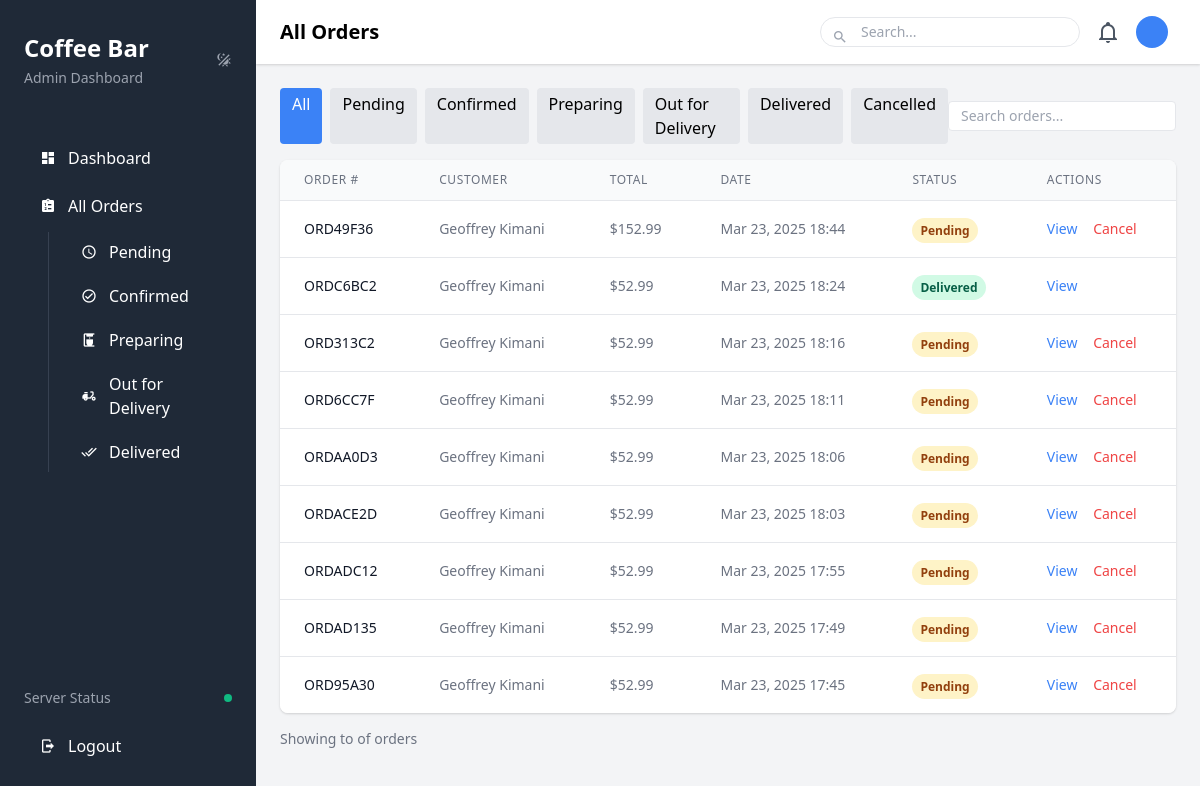
The page /api/restaurant_admin/orders/ (signed in) on the database its author committed.
### order/models.py (models this page shows, shortened)
class Order(models.Model):
    ORDER_STATUS_CHOICES = (
        ('pending', 'Pending'),
        ('confirmed', 'Confirmed'),
        ('preparing', 'Preparing'),
        ('out_for_delivery', 'Out for Delivery'),
        ('delivered', 'Delivered'),
        ('cancelled', 'Cancelled'),
    )
    order_number = models.CharField(max_length=10, unique=True, editable=False)
    customer_name = models.CharField(max_length=255)
    customer_email = models.EmailField()
    customer_phone = models.CharField(max_length=20)
    delivery_address = models.TextField(null=True, blank=True)
    is_delivery = models.BooleanField(default=True)
    status = models.CharField(max_length=20, choices=ORDER_STATUS_CHOICES, default='pending')
    total_amount = models.DecimalField(max_digits=10, decimal_places=2)
    payment_method = models.CharField(max_length=50, default='cash')
    special_instructions = models.TextField(null=True, blank=True)
    created_at = models.DateTimeField(auto_now_add=True)
    updated_at = models.DateTimeField(auto_now=True)
    estimated_delivery = models.DateTimeField(null=True, blank=True)

### order/admin_views.py (the view)
# urls.py: path('restaurant_admin/orders/', order_list, name='order_list'),
@staff_required
def order_list(request, status=None):
    orders = Order.objects.all().order_by('-created_at')
    if status:
        orders = orders.filter(status=status)
        title = f"{status.replace('_', ' ').title()} Orders"
    else:
        title = "All Orders"
    context = {
        'orders': orders,
        'title': title,
        'current_status': status,
    }
    return render(request, 'admin/order_list.html', context)

### order/admin_views.py (called while the page is built)
def staff_required(view_func):
    return user_passes_test(
        lambda u: u.is_active and (u.is_staff or u.groups.filter(name='Restaurant Staff').exists()),
        login_url='/admin/login/'
    )(view_func)

### order/templates/admin/order_list.html (shortened to what this page needs)
{% block header_title %}{{ title }}{% endblock %}
{% block content %}
<div class="mb-4 flex justify-between items-center">
    <div class="flex space-x-2">
        <a href="{% url 'admin_order_list' %}" class="px-3 py-1 rounded {% if not current_status %}bg-blue-500 text-white{% else %}bg-gray-200 hover:bg-gray-300{% endif %}">
            All
        </a>
        <a href="{% url 'admin_order_list_filtered' 'pending' %}" class="px-3 py-1 rounded {% if current_status == 'pending' %}bg-yellow-500 text-white{% else %}bg-gray-200 hover:bg-gray-300{% endif %}">
            Pending
        </a>
        <a href="{% url 'admin_order_list_filtered' 'confirmed' %}" class="px-3 py-1 rounded {% if current_status == 'confirmed' %}bg-blue-500 text-white{% else %}bg-gray-200 hover:bg-gray-300{% endif %}">
            Confirmed
        </a>
        <a href="{% url 'admin_order_list_filtered' 'preparing' %}" class="px-3 py-1 rounded {% if current_status == 'preparing' %}bg-purple-500 text-white{% else %}bg-gray-200 hover:bg-gray-300{% endif %}">
            Preparing
        </a>
        <a href="{% url 'admin_order_list_filtered' 'out_for_delivery' %}" class="px-3 py-1 rounded {% if current_status == 'out_for_delivery' %}bg-indigo-500 text-white{% else %}bg-gray-200 hover:bg-gray-300{% endif %}">
            Out for Delivery
        </a>
        <a href="{% url 'admin_order_list_filtered' 'delivered' %}" class="px-3 py-1 rounded {% if current_status == 'delivered' %}bg-green-500 text-white{% else %}bg-gray-200 hover:bg-gray-300{% endif %}">
            Delivered
        </a>
        <a href="{% url 'admin_order_list_filtered' 'cancelled' %}" class="px-3 py-1 rounded {% if current_status == 'cancelled' %}bg-red-500 text-white{% else %}bg-gray-200 hover:bg-gray-300{% endif %}">
            Cancelled
        </a>
    </div>
    <div class="relative">
        <input type="text" placeholder="Search orders..." class="border rounded py-1 px-3 text-sm">
    </div>
</div>
<div class="bg-white rounded-lg shadow overflow-hidden">
    <table class="min-w-full divide-y divide-gray-200">
        <thead class="bg-gray-50">
            <tr>
                <th class="px-6 py-3 text-left text-xs font-medium text-gray-500 uppercase tracking-wider">Order #</th>
                <th class="px-6 py-3 text-left text-xs font-medium text-gray-500 uppercase tracking-wider">Customer</th>
                <th class="px-6 py-3 text-left text-xs font-medium text-gray-500 uppercase tracking-wider">Total</th>
                <th class="px-6 py-3 text-left text-xs font-medium text-gray-500 uppercase tracking-wider">Date</th>
                <th class="px-6 py-3 text-left text-xs font-medium text-gray-500 uppercase tracking-wider">Status</th>
                <th class="px-6 py-3 text-left text-xs font-medium text-gray-500 uppercase tracking-wider">Actions</th>
            </tr>
        </thead>
        <tbody class="bg-white divide-y divide-gray-200">
            {% for order in orders %}
            <tr class="hover:bg-gray-50">
                <td class="px-6 py-4 whitespace-nowrap text-sm font-medium text-gray-900">
                    {{ order.order_number }}
                </td>
                <td class="px-6 py-4 whitespace-nowrap text-sm text-gray-500">
                    {{ order.customer_name }}
                </td>
                <td class="px-6 py-4 whitespace-nowrap text-sm text-gray-500">
                    ${{ order.total_amount }}
                </td>
                <td class="px-6 py-4 whitespace-nowrap text-sm text-gray-500">
                    {{ order.created_at|date:"M d, Y H:i" }}
                </td>
                <td class="px-6 py-4 whitespace-nowrap">
                    {% if order.status == 'pending' %}
                    <span class="px-2 py-1 text-xs font-semibold rounded-full bg-yellow-100 text-yellow-800">Pending</span>
                    {% elif order.status == 'confirmed' %}
                    <span class="px-2 py-1 text-xs font-semibold rounded-full bg-blue-100 text-blue-800">Confirmed</span>
                    {% elif order.status == 'preparing' %}
                    <span class="px-2 py-1 text-xs font-semibold rounded-full bg-purple-100 text-purple-800">Preparing</span>
                    {% elif order.status == 'out_for_delivery' %}
                    <span class="px-2 py-1 text-xs font-semibold rounded-full bg-indigo-100 text-indigo-800">Out for Delivery</span>
                    {% elif order.status == 'delivered' %}
                    <span class="px-2 py-1 text-xs font-semibold rounded-full bg-green-100 text-green-800">Delivered</span>
                    {% elif order.status == 'cancelled' %}
                    <span class="px-2 py-1 text-xs font-semibold rounded-full bg-red-100 text-red-800">Cancelled</span>
                    {% endif %}
                </td>
                <td class="px-6 py-4 whitespace-nowrap text-sm text-gray-500">
                    <a href="{% url 'admin_order_detail' order.order_number %}" class="text-blue-500 hover:text-blue-700 mr-3">View</a>
                    {% if order.status != 'delivered' and order.status != 'cancelled' %}
                    <a href="#" class="text-red-500 hover:text-red-700">Cancel</a>
                    {% endif %}
                </td>
            </tr>
            {% empty %}
            <tr>
                <td colspan="6" class="px-6 py-4 text-center text-sm text-gray-500">No orders found</td>
            </tr>
            {% endfor %}
        </tbody>
    </table>
</div>
<div class="mt-4 flex justify-between items-center">
    <div class="text-sm text-gray-500">
        Showing {{ orders.start_index }} to {{ orders.end_index }} of {{ orders.paginator.count }} orders
    </div>
</div>
{% endblock %}

### order/templates/admin/dashboard.html (shortened to what this page needs)
{% load static %}
<!DOCTYPE html>
<html lang="en">
<head>
    <link href="https://cdn.jsdelivr.net/npm/tailwindcss@2.2.19/dist/tailwind.min.css" rel="stylesheet">
    <link href="https://cdn.jsdelivr.net/npm/@mdi/font@6.5.95/css/materialdesignicons.min.css" rel="stylesheet">
</head>
<body class="bg-gray-100 dark:bg-gray-900">
    <div class="flex h-screen">
        <div class="bg-gray-800 text-white w-64 py-4 flex-shrink-0 flex flex-col">
            <div class="px-6 py-4">
                <div class="flex items-center justify-between">
                    <div>
                        <h1 class="text-2xl font-bold mb-1">Coffee Bar</h1>
                        <p class="text-gray-400 text-sm">Admin Dashboard</p>
                    </div>
                    <button onclick="toggleDarkMode()" class="text-gray-400 hover:text-white">
                        <i class="mdi mdi-theme-light-dark"></i>
                    </button>
                </div>
            </div>
            <nav class="mt-6 flex-1 flex flex-col">
                <div class="px-6 py-2 space-y-1">
                    <a href="{% url 'restaurant_admin:dashboard' %}" class="flex items-center py-2.5 px-4 rounded transition duration-200 {% if request.path == '/admin/dashboard/' %}bg-blue-500{% else %}hover:bg-gray-700{% endif %}">
                        <i class="mdi mdi-view-dashboard mr-3"></i>
                        Dashboard
                    </a>
                    <a href="{% url 'restaurant_admin:order_list' %}" class="flex items-center py-2.5 px-4 rounded transition duration-200 {% if '/admin/orders/' in request.path %}bg-blue-500{% else %}hover:bg-gray-700{% endif %}">
                        <i class="mdi mdi-clipboard-list mr-3"></i>
                        All Orders
                    </a>
                    <div class="pl-4 ml-6 border-l border-gray-700 space-y-1">
                        <a href="{% url 'restaurant_admin:order_list_filtered' 'pending' %}" class="flex items-center py-2 px-4 rounded transition duration-200 {% if request.path == '/admin/orders/pending/' %}bg-blue-500{% else %}hover:bg-gray-700{% endif %}">
                            <i class="mdi mdi-clock-outline mr-3"></i>
                            Pending
                        </a>
                        <a href="{% url 'restaurant_admin:order_list_filtered' 'confirmed' %}" class="flex items-center py-2 px-4 rounded transition duration-200 {% if request.path == '/admin/orders/confirmed/' %}bg-blue-500{% else %}hover:bg-gray-700{% endif %}">
                            <i class="mdi mdi-check-circle-outline mr-3"></i>
                            Confirmed
                        </a>
                        <a href="{% url 'restaurant_admin:order_list_filtered' 'preparing' %}" class="flex items-center py-2 px-4 rounded transition duration-200 {% if request.path == '/admin/orders/preparing/' %}bg-blue-500{% else %}hover:bg-gray-700{% endif %}">
                            <i class="mdi mdi-coffee-maker mr-3"></i>
                            Preparing
                        </a>
                        <a href="{% url 'restaurant_admin:order_list_filtered' 'out_for_delivery' %}" class="flex items-center py-2 px-4 rounded transition duration-200 {% if request.path == '/admin/orders/out_for_delivery/' %}bg-blue-500{% else %}hover:bg-gray-700{% endif %}">
                            <i class="mdi mdi-moped mr-3"></i>
                            Out for Delivery
                        </a>
                        <a href="{% url 'restaurant_admin:order_list_filtered' 'delivered' %}" class="flex items-center py-2 px-4 rounded transition duration-200 {% if request.path == '/admin/orders/delivered/' %}bg-blue-500{% else %}hover:bg-gray-700{% endif %}">
                            <i class="mdi mdi-check-all mr-3"></i>
                            Delivered
                        </a>
                    </div>
                </div>
                <div class="mt-auto px-6 py-4">
                    <div class="flex items-center justify-between text-gray-400 text-sm">
                        <div>Server Status</div>
                        <div class="h-2 w-2 rounded-full bg-green-500"></div>
                    </div>
                    <a href="/admin/logout/" class="mt-4 flex items-center py-2.5 px-4 rounded hover:bg-gray-700 transition duration-200">
                        <i class="mdi mdi-logout mr-3"></i>
                        Logout
                    </a>
                </div>
            </nav>
        </div>
        <div class="flex-1 flex flex-col overflow-hidden">
            <header class="bg-white dark:bg-gray-800 shadow">
                <div class="flex items-center justify-between py-4 px-6">
                    <div>
                        <h2 class="text-xl font-semibold dark:text-white">{% block header_title %}Dashboard{% endblock %}</h2>
                    </div>
                    <div class="flex items-center space-x-4">
                        <div class="relative">
                            <input type="text" placeholder="Search..." class="border rounded-full py-1 px-4 pl-10 text-sm focus:outline-none focus:ring-2 focus:ring-blue-500 dark:bg-gray-700 dark:border-gray-600 dark:text-white">
                            <i class="mdi mdi-magnify absolute left-3 top-2 text-gray-400"></i>
                        </div>
                        <div id="notificationBell" class="relative cursor-pointer">
                            <i class="mdi mdi-bell-outline text-gray-600 dark:text-gray-300 text-2xl"></i>
                        </div>
                        <div class="flex items-center">
                            <div class="h-8 w-8 rounded-full bg-blue-500 flex items-center justify-center text-white font-semibold">
                            </div>
                        </div>
                    </div>
                </div>
            </header>
            <main class="flex-1 overflow-auto py-6 px-6 dark:bg-gray-900">
                {% block content %}{% endblock %}
            </main>
        </div>
    </div>
</body>
</html>

### rows shown on the page
Order: order_number "ORD49F36", customer_name "Geoffrey Kimani", total_amount "152.99", created_at "Mar 23, 2025 18:44", status "Pending"
Order: order_number "ORDC6BC2", customer_name "Geoffrey Kimani", total_amount "52.99", created_at "Mar 23, 2025 18:24", status "Delivered"
Order: order_number "ORD313C2", customer_name "Geoffrey Kimani", total_amount "52.99", created_at "Mar 23, 2025 18:16", status "Pending"
Order: order_number "ORD6CC7F", customer_name "Geoffrey Kimani", total_amount "52.99", created_at "Mar 23, 2025 18:11", status "Pending"
Order: order_number "ORDAA0D3", customer_name "Geoffrey Kimani", total_amount "52.99", created_at "Mar 23, 2025 18:06", status "Pending"
Order: order_number "ORDACE2D", customer_name "Geoffrey Kimani", total_amount "52.99", created_at "Mar 23, 2025 18:03", status "Pending"
Order: order_number "ORDADC12", customer_name "Geoffrey Kimani", total_amount "52.99", created_at "Mar 23, 2025 17:55", status "Pending"
Order: order_number "ORDAD135", customer_name "Geoffrey Kimani", total_amount "52.99", created_at "Mar 23, 2025 17:49", status "Pending"
Order: order_number "ORD95A30", customer_name "Geoffrey Kimani", total_amount "52.99", created_at "Mar 23, 2025 17:45", status "Pending"

### other values the page prints
{{ title }} "All Orders"
